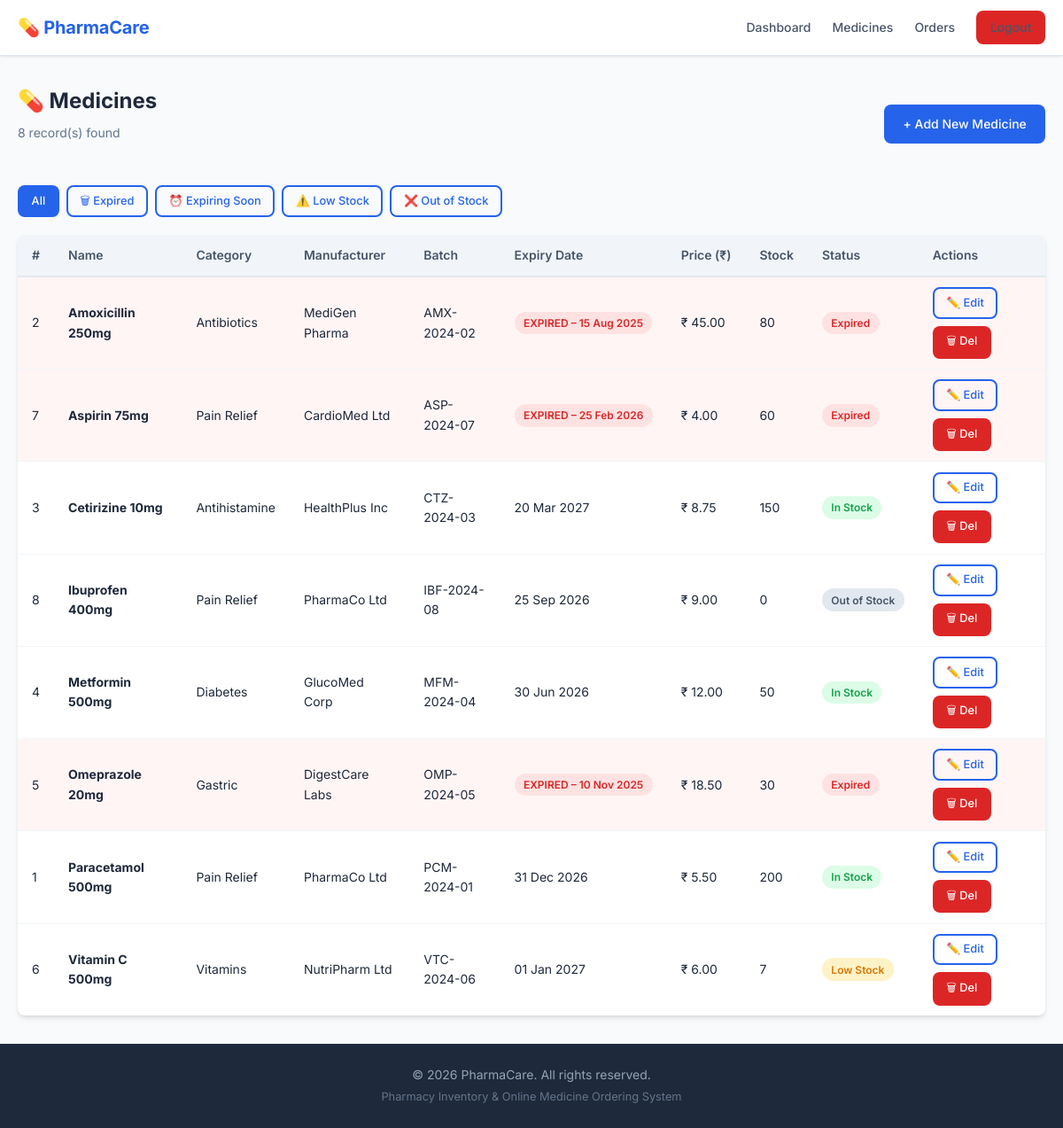
The app's page /admin/manage_medicines.php (signed in) with its own data.
### tables this page shows
CREATE TABLE IF NOT EXISTS medicines (
    id             INT AUTO_INCREMENT PRIMARY KEY,
    name           VARCHAR(200) NOT NULL,
    category       VARCHAR(100) NOT NULL,
    manufacturer   VARCHAR(200) NOT NULL,
    batch_number   VARCHAR(100) NOT NULL,
    expiry_date    DATE         NOT NULL,
    price          DECIMAL(10,2) NOT NULL,
    stock_quantity INT          NOT NULL DEFAULT 0,
    created_at     TIMESTAMP    DEFAULT CURRENT_TIMESTAMP,
    updated_at     TIMESTAMP    DEFAULT CURRENT_TIMESTAMP ON UPDATE CURRENT_TIMESTAMP
);

### admin/manage_medicines.php (the view, shortened to what this page needs)
<?php
$db = getDB();
$per_page = 15;
$current_page = max(1, (int) ($_GET['page'] ?? 1));
$offset = ($current_page - 1) * $per_page;
$filter = $_GET['filter'] ?? '';
$where = '1=1';
$total_count = $db->query("SELECT COUNT(*) FROM medicines WHERE $where")->fetchColumn();
$medicines = $db->query("
    SELECT * FROM medicines
    WHERE $where
    ORDER BY name ASC
    LIMIT $per_page OFFSET $offset
")->fetchAll();
$today = new DateTime();
$cssPath = '../';
$rootPath = '../';
include '../includes/header.php';
?>
<div class="container">
    <div class="page-header">
        <div>
            <h1 class="page-title">💊 Medicines</h1>
            <p class="page-subtitle">
                <?= $total_count ?> record(s) found
            </p>
        </div>
        <a href="add_medicine.php" class="btn btn-primary">+ Add New Medicine</a>
    </div>
    <div style="display:flex; gap:.5rem; flex-wrap:wrap; margin-bottom:1.25rem;">
        <a href="manage_medicines.php"
            class="btn btn-sm <?= $filter === '' ? 'btn-primary' : 'btn-outline' ?>">All</a>
        <a href="manage_medicines.php?filter=expired"
            class="btn btn-sm <?= $filter === 'expired' ? 'btn-danger' : 'btn-outline' ?>">🗑 Expired</a>
        <a href="manage_medicines.php?filter=expiring"
            class="btn btn-sm <?= $filter === 'expiring' ? 'btn-warning' : 'btn-outline' ?>">⏰ Expiring Soon</a>
        <a href="manage_medicines.php?filter=low_stock"
            class="btn btn-sm <?= $filter === 'low_stock' ? 'btn-warning' : 'btn-outline' ?>">⚠️ Low Stock</a>
        <a href="manage_medicines.php?filter=out_stock"
            class="btn btn-sm <?= $filter === 'out_stock' ? 'btn-secondary' : 'btn-outline' ?>">❌ Out of Stock</a>
    </div>
    <div class="card">
        <div class="card-body" style="padding:0;">
            <?php if (empty($medicines)): ?>
                <div class="empty-state">
                    <div class="empty-icon">📭</div>
                    <p>No medicines found for the selected filter.</p>
                </div>
            <?php else: ?>
                <div class="table-wrapper">
                    <table>
                        <thead>
                            <tr>
                                <th>#</th>
                                <th>Name</th>
                                <th>Category</th>
                                <th>Manufacturer</th>
                                <th>Batch</th>
                                <th>Expiry Date</th>
                                <th>Price (₹)</th>
                                <th>Stock</th>
                                <th>Status</th>
                                <th>Actions</th>
                            </tr>
                        </thead>
                        <tbody>
                            <?php foreach ($medicines as $med):
                                $expiryDate = new DateTime($med['expiry_date']);
                                $diff = $today->diff($expiryDate);
                                $isExpired = $expiryDate < $today;
                                $expiringSoon = !$isExpired && $diff->days <= 30;
                                $rowClass = $isExpired ? 'style="background:#fff5f5;"' : ($expiringSoon ? 'style="background:#fffbeb;"' : '');
                                ?>
                                <tr <?= $rowClass ?>>
                                    <td>
                                        <?= $med['id'] ?>
                                    </td>
                                    <td><strong>
                                            <?= htmlspecialchars($med['name']) ?>
                                        </strong></td>
                                    <td>
                                        <?= htmlspecialchars($med['category']) ?>
                                    </td>
                                    <td>
                                        <?= htmlspecialchars($med['manufacturer']) ?>
                                    </td>
                                    <td>
                                        <?= htmlspecialchars($med['batch_number']) ?>
                                    </td>
                                    <td>
                                        <?php if ($isExpired): ?>
                                            <span class="badge badge-danger">EXPIRED –
                                                <?= date('d M Y', strtotime($med['expiry_date'])) ?>
                                            </span>
                                        <?php elseif ($expiringSoon): ?>
                                            <span class="badge badge-warning">
                                                <?= date('d M Y', strtotime($med['expiry_date'])) ?>
                                            </span>
                                        <?php else: ?>
                                            <?= date('d M Y', strtotime($med['expiry_date'])) ?>
                                        <?php endif; ?>
                                    </td>
                                    <td>₹
                                        <?= number_format($med['price'], 2) ?>
                                    </td>
                                    <td>
                                        <?= $med['stock_quantity'] ?>
                                    </td>
                                    <td>
                                        <?php if ($isExpired): ?>
                                            <span class="badge badge-danger">Expired</span>
                                        <?php elseif ($med['stock_quantity'] == 0): ?>
                                            <span class="badge badge-gray">Out of Stock</span>
                                        <?php elseif ($med['stock_quantity'] < 10): ?>
                                            <span class="badge badge-warning">Low Stock</span>
                                        <?php else: ?>
                                            <span class="badge badge-success">In Stock</span>
                                        <?php endif; ?>
                                    </td>
                                    <td>
                                        <div class="btn-group">
                                            <a href="edit_medicine.php?id=<?= $med['id'] ?>" class="btn btn-sm btn-outline">✏️
                                                Edit</a>
                                            <form method="POST" onsubmit="return confirm('Delete this medicine?')">
                                                <button type="submit" class="btn btn-sm btn-danger">🗑 Del</button>
                                            </form>
                                        </div>
                                    </td>
                                </tr>
                            <?php endforeach; ?>
                        </tbody>
                    </table>
                </div>
            <?php endif; ?>
        </div>
    </div>
</div>
<?php include '../includes/footer.php'; ?>

### includes/header.php (shortened to what this page needs)
<!DOCTYPE html>
<html lang="en">
<head>
    <link rel="stylesheet" href="<?= $cssPath ?? '../' ?>css/style.css">
</head>
<body>
    <header class="site-header">
        <div class="container header-inner">
            <a href="<?= $rootPath ?? '../' ?>index.php" class="logo">
                💊 PharmaCare
            </a>
            <nav class="main-nav">
                <?php if (isset($_SESSION['admin_id'])): ?>
                    <a href="<?= $rootPath ?? '../' ?>admin/dashboard.php">Dashboard</a>
                    <a href="<?= $rootPath ?? '../' ?>admin/manage_medicines.php">Medicines</a>
                    <a href="<?= $rootPath ?? '../' ?>admin/view_orders.php">Orders</a>
                    <a href="<?= $rootPath ?? '../' ?>admin/logout.php" class="btn btn-danger btn-sm">Logout</a>
                <?php else: ?>
                    <a href="<?= $rootPath ?? '../' ?>index.php">Browse Medicines</a>
                    <a href="<?= $rootPath ?? '../' ?>admin/admin_login.php" class="btn btn-primary btn-sm">Admin Login</a>
                <?php endif; ?>
            </nav>
        </div>
    </header>
    <main class="main-content">

### includes/footer.php (shortened to what this page needs)
</main>
<footer class="site-footer">
    <div class="container">
        <p>&copy;
            <?= date('Y') ?> PharmaCare. All rights reserved.
        </p>
        <p class="footer-sub">Pharmacy Inventory &amp; Online Medicine Ordering System</p>
    </div>
</footer>
</body>
</html>

### css/style.css (style rules this page uses)
:root { --primary: #2563eb; --primary-dark: #1d4ed8; --primary-light: #dbeafe; --secondary: #0ea5e9; --accent: #7c3aed; --success: #16a34a; --success-bg: #dcfce7; --warning: #d97706; --warning-bg: #fef3c7; --danger: #dc2626; --danger-bg: #fee2e2; --info: #0891b2; --info-bg: #cffafe; --gray-50: #f8fafc; --gray-100: #f1f5f9; --gray-200: #e2e8f0; --gray-300: #cbd5e1; --gray-400: #94a3b8; --gray-500: #64748b; --gray-600: #475569; --gray-700: #334155; --gray-800: #1e293b; --gray-900: #0f172a; --max-width: 1200px; --border-radius: 8px; --shadow-sm: 0 1px 3px rgba(0, 0, 0, 0.1); --shadow: 0 4px 6px -1px rgba(0, 0, 0, 0.1), 0 2px 4px -1px rgba(0, 0, 0, 0.06); --shadow-lg: 0 10px 15px -3px rgba(0, 0, 0, 0.1), 0 4px 6px -2px rgba(0, 0, 0, 0.05); --font: "Inter", sans-serif; --text-sm: 0.875rem; --text-base: 1rem; --text-lg: 1.125rem; --text-xl: 1.25rem; --text-2xl: 1.5rem; --text-3xl: 1.875rem; }
*, *::before, *::after { box-sizing: border-box; margin: 0; padding: 0; }
html { scroll-behavior: smooth; }
body { font-family: var(--font); font-size: var(--text-base); color: var(--gray-800); background: var(--gray-50); line-height: 1.6; min-height: 100vh; display: flex; flex-direction: column; }
a { color: var(--primary); text-decoration: none; }
input, select, textarea, button { font-family: inherit; font-size: inherit; }
.container { width: 100%; max-width: var(--max-width); margin: 0 auto; padding: 0 1.25rem; }
.main-content { flex: 1; padding: 2rem 0; }
.site-header { background: #fff; border-bottom: 1px solid var(--gray-200); box-shadow: var(--shadow-sm); position: sticky; top: 0; z-index: 100; }
.header-inner { display: flex; align-items: center; justify-content: space-between; padding-top: 0.75rem; padding-bottom: 0.75rem; }
.logo { font-size: var(--text-xl); font-weight: 700; color: var(--primary); text-decoration: none; letter-spacing: -0.01em; }
.main-nav { display: flex; align-items: center; gap: 1.5rem; }
.main-nav a { color: var(--gray-600); font-size: var(--text-sm); font-weight: 500; transition: color 0.15s; }
.site-footer { background: var(--gray-800); color: var(--gray-400); text-align: center; padding: 1.5rem 0; font-size: var(--text-sm); margin-top: auto; }
.footer-sub { margin-top: 0.25rem; font-size: 0.8rem; color: var(--gray-500); }
.btn { display: inline-flex; align-items: center; gap: 0.4rem; padding: 0.55rem 1.2rem; border-radius: var(--border-radius); font-weight: 500; font-size: var(--text-sm); border: 2px solid transparent; cursor: pointer; text-decoration: none; transition: background 0.15s, color 0.15s, border-color 0.15s, box-shadow 0.15s; white-space: nowrap; }
.btn-sm { padding: 0.35rem 0.85rem; font-size: 0.8rem; }
.btn-primary { background: var(--primary); color: #fff; }
.btn-danger { background: var(--danger); color: #fff; }
.btn-outline { background: transparent; border-color: var(--primary); color: var(--primary); }
.btn-group { display: flex; gap: 0.5rem; flex-wrap: wrap; }
.card { background: #fff; border-radius: var(--border-radius); box-shadow: var(--shadow); overflow: hidden; }
.card-body { padding: 1.25rem; }
.table-wrapper { overflow-x: auto; }
table { width: 100%; border-collapse: collapse; font-size: var(--text-sm); }
thead th { background: var(--gray-100); color: var(--gray-600); font-weight: 600; padding: 0.75rem 1rem; text-align: left; border-bottom: 2px solid var(--gray-200); white-space: nowrap; }
tbody td { padding: 0.7rem 1rem; border-bottom: 1px solid var(--gray-100); vertical-align: middle; }
tbody tr:last-child td { border-bottom: none; }
.badge { display: inline-flex; align-items: center; padding: 0.2rem 0.65rem; border-radius: 9999px; font-size: 0.75rem; font-weight: 600; white-space: nowrap; }
.badge-success { background: var(--success-bg); color: var(--success); }
.badge-danger { background: var(--danger-bg); color: var(--danger); }
.badge-warning { background: var(--warning-bg); color: var(--warning); }
.badge-gray { background: var(--gray-200); color: var(--gray-600); }
.page-title { font-size: var(--text-2xl); font-weight: 700; color: var(--gray-800); margin-bottom: 0.35rem; }
.page-subtitle { color: var(--gray-500); font-size: var(--text-sm); margin-bottom: 1.5rem; }
.page-header { display: flex; align-items: center; justify-content: space-between; margin-bottom: 1.5rem; flex-wrap: wrap; gap: 1rem; }

### records on screen
medicines: id "2", name "Amoxicillin 250mg", category "Antibiotics", manufacturer "MediGen Pharma", batch_number "AMX-2024-02", expiry_date "15 Aug 2025", price "45.00", stock_quantity "80", shows "Expired"
medicines: id "7", name "Aspirin 75mg", category "Pain Relief", manufacturer "CardioMed Ltd", batch_number "ASP-2024-07", expiry_date "25 Feb 2026", price "4.00", stock_quantity "60", shows "Expired"
medicines: id "3", name "Cetirizine 10mg", category "Antihistamine", manufacturer "HealthPlus Inc", batch_number "CTZ-2024-03", expiry_date "20 Mar 2027", price "8.75", stock_quantity "150", shows "In Stock"
medicines: id "8", name "Ibuprofen 400mg", category "Pain Relief", manufacturer "PharmaCo Ltd", batch_number "IBF-2024-08", expiry_date "25 Sep 2026", price "9.00", stock_quantity "0", shows "Out of Stock"
medicines: id "4", name "Metformin 500mg", category "Diabetes", manufacturer "GlucoMed Corp", batch_number "MFM-2024-04", expiry_date "30 Jun 2026", price "12.00", stock_quantity "50", shows "In Stock"
medicines: id "5", name "Omeprazole 20mg", category "Gastric", manufacturer "DigestCare Labs", batch_number "OMP-2024-05", expiry_date "10 Nov 2025", price "18.50", stock_quantity "30", shows "Expired"
medicines: id "1", name "Paracetamol 500mg", category "Pain Relief", manufacturer "PharmaCo Ltd", batch_number "PCM-2024-01", expiry_date "31 Dec 2026", price "5.50", stock_quantity "200", shows "In Stock"
medicines: id "6", name "Vitamin C 500mg", category "Vitamins", manufacturer "NutriPharm Ltd", batch_number "VTC-2024-06", expiry_date "01 Jan 2027", price "6.00", stock_quantity "7", shows "Low Stock"

### other values on screen
$total_count "8"
